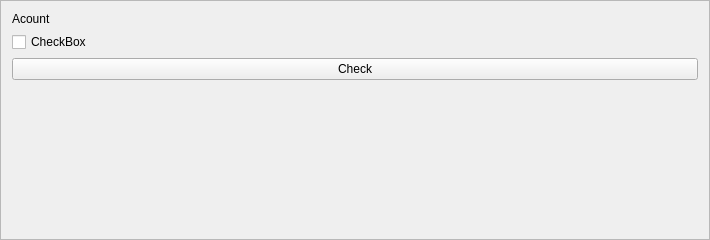
<?xml version="1.0" encoding="UTF-8"?>
<ui version="4.0">
 <class>Form</class>
 <widget class="QFrame" name="Form">
  <property name="geometry">
   <rect>
    <x>0</x>
    <y>0</y>
    <width>710</width>
    <height>240</height>
   </rect>
  </property>
  <property name="windowTitle">
   <string>Frame</string>
  </property>
  <property name="frameShape">
   <enum>QFrame::StyledPanel</enum>
  </property>
  <property name="frameShadow">
   <enum>QFrame::Raised</enum>
  </property>
  <layout class="QGridLayout" name="gridLayout">
   <item row="0" column="0">
    <widget class="QLabel" name="labelHeading1">
     <property name="text">
      <string>Acount</string>
     </property>
    </widget>
   </item>
   <item row="1" column="0">
    <widget class="QCheckBox" name="checkBox">
     <property name="text">
      <string>CheckBox</string>
     </property>
    </widget>
   </item>
   <item row="3" column="0">
    <spacer name="verticalSpacer">
     <property name="orientation">
      <enum>Qt::Vertical</enum>
     </property>
     <property name="sizeHint" stdset="0">
      <size>
       <width>20</width>
       <height>40</height>
      </size>
     </property>
    </spacer>
   </item>
   <item row="2" column="0">
    <widget class="QPushButton" name="pushButton">
     <property name="text">
      <string>Check</string>
     </property>
    </widget>
   </item>
  </layout>
 </widget>
 <resources/>
 <connections/>
</ui>
